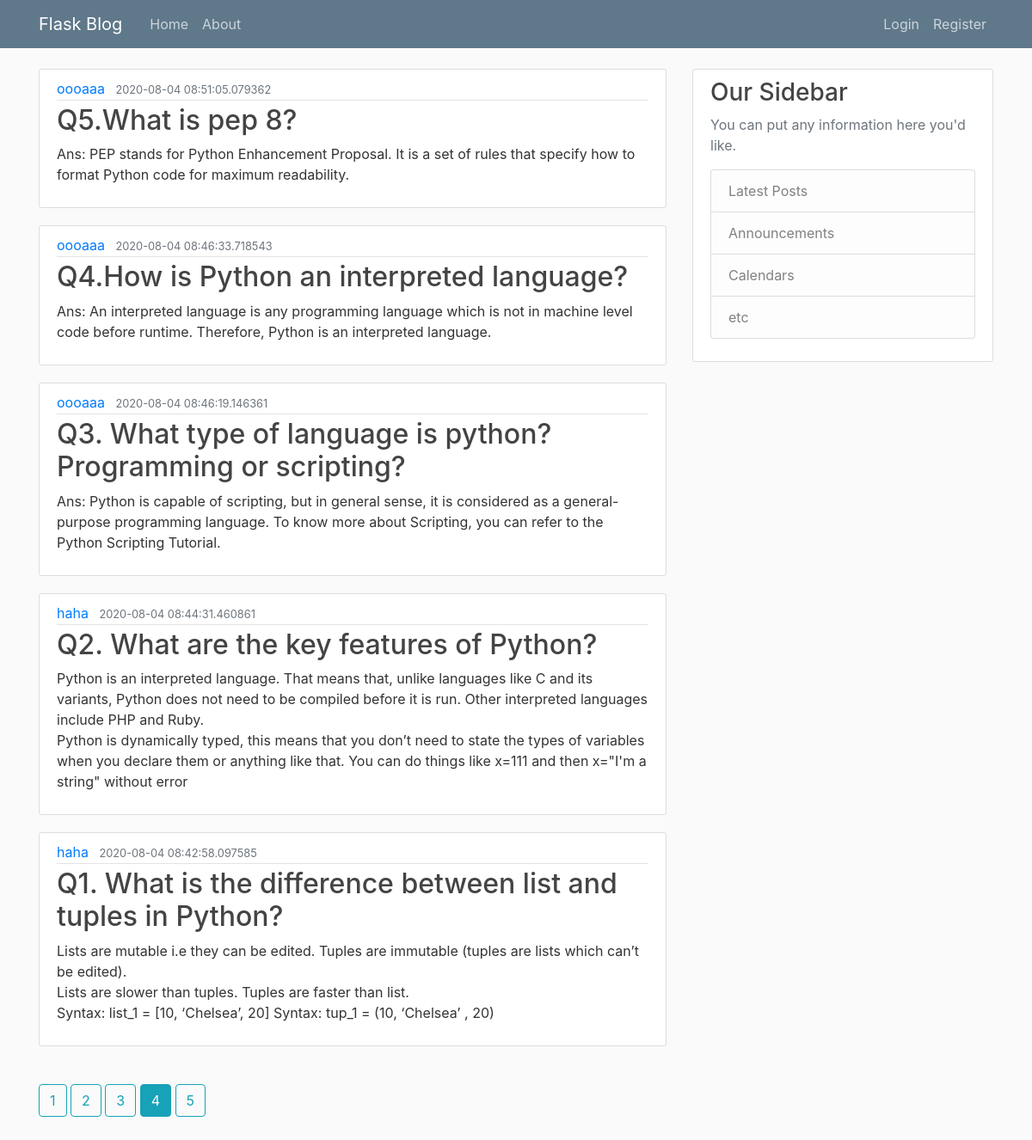
/home?page=4, run on the app's committed database.
### blogflask/models.py (models this page shows, shortened)
class User(db.Model, UserMixin):
    id = db.Column(db.Integer, primary_key=True)
    username = db.Column(db.String(20), unique=True, nullable=False)
    email = db.Column(db.String(120), unique=True, nullable=False)
    image_file = db.Column(db.String(20), nullable=False, default='default.jpg')
    passwords = db.Column(db.String(20), nullable=False)
    posts = db.relationship('Post', backref='author', lazy=True)

class Post(db.Model):
    id = db.Column(db.Integer, primary_key=True)
    title = db.Column(db.String(100), nullable=False)
    date_posted = db.Column(db.DateTime, nullable=False, default=datetime.utcnow)
    content = db.Column(db.Text, nullable=False)
    user_id = db.Column(db.Integer, db.ForeignKey('user.id'), nullable=False)

### blogflask/main/routes.py (the view)
@main.route('/')
@main.route('/home')
def home():
    page = request.args.get('page', 1, type=int)
    posts = Post.query.order_by(Post.date_posted.desc()).paginate(page=page, per_page=5)
    return render_template("home.html", posts=posts, title='Home', user=User())

### blogflask/templates/home.html
{% extends "layout.html" %}
{% block content %}
    {% for post in posts.items %}
        <article class="media content-section">
            <div class="media-body">
                <div class="article-metadata">
                    <a class="mr-2" href="{{ url_for('users.user_posts', user_id=user.query.get(post.user_id).id)}}">{{ user.query.get(post.user_id).username}}</a>
                    <small class="text-muted">{{ post.date_posted }}</small>
                </div>
                <h2><a class="article-title" href="#">{{ post.title }}</a></h2>
                <p class="article-content">{{ post.content }}</p>
            </div>
        </article>
    {% endfor %}
    <br>
    {% for page_num in posts.iter_pages(left_edge=1,right_edge=1,left_current=2,right_current=2) %}
        {% if page_num %}
            {% if posts.page==page_num %}
            <a class="btn btn-info btn-xs" href="{{ url_for('main.home' , page = page_num) }}">{{ page_num }}</a>
            {% else %}
                <a class="btn btn-outline-info btn-xs" href="{{ url_for('main.home' , page = page_num) }}">{{ page_num }}</a>
            {% endif %}
            {% else %}
            <b>...</b>
        {% endif %}
    {% endfor %}
{% endblock content %}

### blogflask/static/main.css (style rules this page uses)
body { background: #fafafa; color: #333333; margin-top: 5rem; }
h1, h2, h3, h4, h5, h6 { color: #444444; }
.content-section { background: #ffffff; padding: 10px 20px; border: 1px solid #dddddd; border-radius: 3px; margin-bottom: 20px; }
.article-title { color: #444444; }
.article-content { white-space: pre-line; }
.article-metadata { padding-bottom: 1px; margin-bottom: 4px; border-bottom: 1px solid #e3e3e3 }

### data on the page
Post: date_posted "2020-08-04 08:51:05.079362", title "Q5.What is pep 8?", content "Ans: PEP stands for Python Enhancement Proposal. It is a set of rules that specify how to format Python code for maximum readability."
User: query.get "oooaaa"
Post: date_posted "2020-08-04 08:46:33.718543", title "Q4.How is Python an interpreted language?", content "Ans: An interpreted language is any programming language which is not in machine level code before runtime. Therefore, Python is an interpreted language."
Post: date_posted "2020-08-04 08:46:19.146361", title "Q3. What type of language is python? Programming or scripting?", content "Ans: Python is capable of scripting, but in general sense, it is considered as a general-purpose programming language. To know more about Scripting, you can refer to the Python Scripting Tutorial."
Post: date_posted "2020-08-04 08:44:31.460861", title "Q2. What are the key features of Python?", content "Python is an interpreted language. That means that, unlike languages like C and its variants, Python does not need to be compiled before it is run. Other interpreted languages include PHP and Ruby. Python is dynamically typed, this means that you don’t need to state the types of variables when you declare them or anything like that. You can do things like x=111 and then x=\"I'm a string\" without error"
User: query.get "haha"
Post: date_posted "2020-08-04 08:42:58.097585", title "Q1. What is the difference between list and tuples in Python?", content "Lists are mutable i.e they can be edited. Tuples are immutable (tuples are lists which can’t be edited). Lists are slower than tuples. Tuples are faster than list. Syntax: list_1 = [10, ‘Chelsea’, 20] Syntax: tup_1 = (10, ‘Chelsea’ , 20)"

### other printed values
{{ page_num }} "1" "2" "3" "5"
{{ page_num }} "4"
